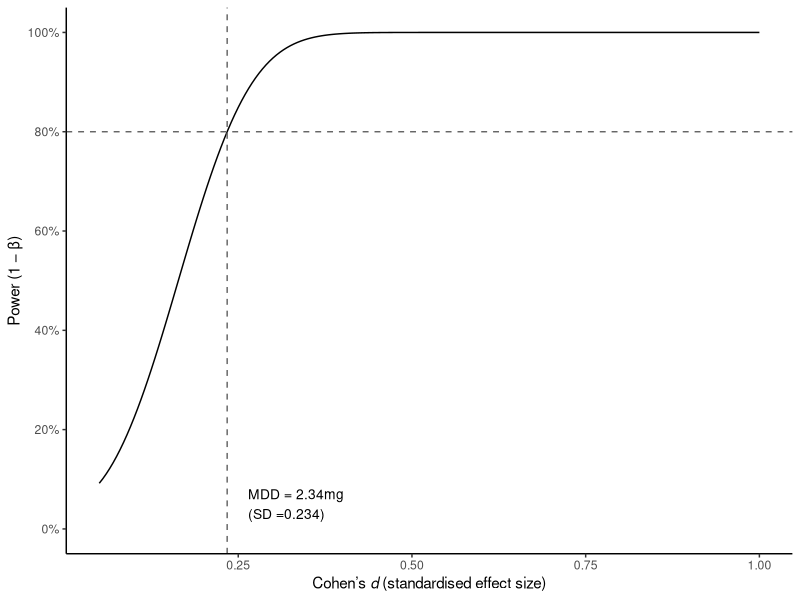

Reproduce this figure in R.
## ---- chunk 1
#| label: tbl-extraction-form
#| tbl-cap: "Litrature extraction proforma"
#| output: TRUE

tbl_extraction_form <- data.frame("Variable" = c("Study type",
                          "Opioid conversion set",
                          "Intervention",
                          "Opioid proportions reported between intervetnion groups",
                          "Outcome",
                          "Data avalibility"),
           "Options" = c("Randomised controlled trial, Cohort study, Case controlled study, Other",
                         "Cited, Included in paper, Not described",
                         "Surgical intervention, Anaesthetic intervnetion, Other",
                         "Described or Not described",
                         "Difference in opioid requirement/treatment, No difference",
                         "Publically avalible, Not publically avaliable, Database study"),
           "Explanatory text" = c("What is the format of the study?",
                                  "In the methods section, is how is the OME metric generated described and how are the conversion values referenced?",
                                  "What type of intervention is given. For pre/post-operative interventions that include changes to medication select anaesthesia. For descriptive studies analysing differences select other.",
                                  "Assess the results section, Is it possible to establish the proprotion, mean or total doses of each opioid between intervention groups. If authros explicilty state only one type of opioid used in the OME/MME metric select 'Described'.",
                                  "In the primary outcome of OME/MME, is there a significant difference reported between intervention groups.",
                                  "Is data avalible for readers to ascertain the proportions of opioids between groups? If OME/MME metric only avaliable then select 'Not avalible'."))

knitr::kable(tbl_extraction_form,
    col.names = c("Variable", "Options", "Explanatory text")
)

## ---- chunk 2

t_0 = as.Date("2020-01-01")
t_end = as.Date("2025-12-31")
t_robot = as.Date("2023-01-01")
study_length_years <- as.numeric(difftime(t_end, t_0,  unit="weeks"))/52.25
robot_length_years <- as.numeric(difftime(t_end, t_robot,  unit="weeks"))/52.25

case_volume <- 100
total_study_population <- case_volume * study_length_years
proportion_robotic <- 0.8
total_robotic <- robot_length_years * case_volume * proportion_robotic
total_non_robotic = total_study_population - total_robotic

proportion_morphine = 0.7
oxycodone_shortage = c(as.Date("2024-01-01"), as.Date("2024-12-31"))

mu_tot = 50
sd_tot = 10
potency_oxycodone_truth = 1.85
potency_oxycodone_ome = 2

robot_effect_size = 0.8

mu_robotic = mu_tot * robot_effect_size
mean_diff = mu_robotic - mu_tot
mean_diff_sd = mean_diff/sd_tot

## ---- chunk 3
library(pwr)
power_exp_1 <- pwr.t2n.test(n1 = total_non_robotic, 
             n2 = total_robotic, 
             d = mean_diff_sd, 
             sig.level = 0.05, 
             alternative = "two.sided")

## ---- chunk 4
#| label: fig-power-curve
#| fig-cap: "Power curve for the comparison of OME between robotic and non-robotic surgical groups. The dashed lines indicate the minimum detectable effect size at 80% power."

library(pwr)
library(ggplot2)

d_seq <- seq(0.05, 1.0, by = 0.005)

power_seq <- sapply(d_seq, function(d) {
  pwr.t2n.test(n1 = total_non_robotic, n2 = total_robotic,
               d = d, sig.level = 0.05,
               alternative = "two.sided")$power
})

mdd <- pwr.t2n.test(n1 = total_non_robotic, n2 = total_robotic,
                    sig.level = 0.05, power = 0.8,
                    alternative = "two.sided")$d
mdd_mg = sd_tot * mdd

power_df <- data.frame(d = d_seq, power = power_seq)

ggplot(power_df, aes(x = d, y = power)) +
  geom_line() +
  geom_hline(yintercept = 0.8, linetype = "dashed", colour = "grey40") +
  geom_vline(xintercept = mdd, linetype = "dashed", colour = "grey40") +
  annotate("text", x = mdd + 0.03, y = 0.05,
           label = paste0("MDD = ", round(mdd_mg, 2),"mg \n(SD =" , round(mdd, 3), ")"),
           hjust = 0, size = 3.5) +
  scale_y_continuous(limits = c(0, 1), breaks = seq(0, 1, 0.2),
                     labels = scales::percent_format()) +
  labs(x = "Cohen's *d* (standardised effect size)",
       y = "Power (1 − β)") +
  theme_classic() +
  theme(axis.title.x = ggtext::element_markdown())
